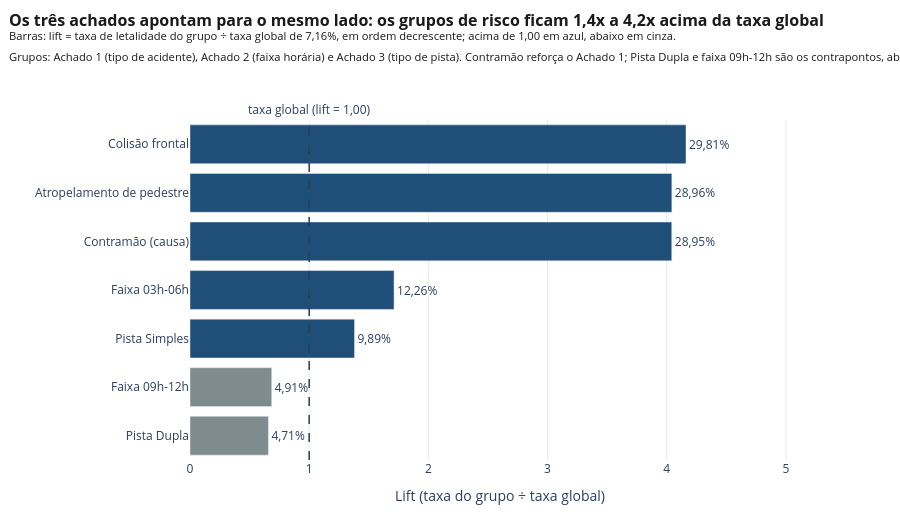

The cell this chart's notebook holds for it:
### Code cell
import plotly.graph_objects as go

NEUTRO = "#2c3e50"
ABAIXO = "#7f8c8d"
DESTAQUE = "#1f4e79"


def pct(valor, casas=2):
    # percentual no padrão brasileiro
    return f"{valor * 100:.{casas}f}%".replace(".", ",")


contramao = df[df["causa_acidente"] == "Transitar na contramão"]["acidente_fatal"].mean()

grupos = [
    ("Colisão frontal", a1_visivel.loc["Colisão frontal", "lift"],
     a1_visivel.loc["Colisão frontal", "taxa_letalidade"]),
    ("Atropelamento de pedestre", a1_visivel.loc["Atropelamento de Pedestre", "lift"],
     a1_visivel.loc["Atropelamento de Pedestre", "taxa_letalidade"]),
    ("Contramão (causa)", contramao / TAXA_GLOBAL, contramao),
    ("Faixa 03h-06h", a2.loc["03h-06h", "lift"], a2.loc["03h-06h", "taxa_letalidade"]),
    ("Pista Simples", a3.loc["Simples", "lift"], a3.loc["Simples", "taxa_letalidade"]),
    ("Pista Dupla", a3.loc["Dupla", "lift"], a3.loc["Dupla", "taxa_letalidade"]),
    ("Faixa 09h-12h", a2.loc["09h-12h", "lift"], a2.loc["09h-12h", "taxa_letalidade"]),
]
# ordena do maior para o menor lift: com o eixo revertido, a leitura fica de cima
# para baixo em ordem decrescente — os dois contrapontos caem naturalmente no fim.
grupos = sorted(grupos, key=lambda g: g[1], reverse=True)
nomes = [g[0] for g in grupos]
lifts = [g[1] for g in grupos]
taxas = [g[2] for g in grupos]

fig = go.Figure(go.Bar(
    x=lifts,
    y=nomes,
    orientation="h",
    marker_color=[DESTAQUE if l > 1 else ABAIXO for l in lifts],
    text=[pct(t) for t in taxas],
    textposition="outside",
    customdata=[[pct(t)] for t in taxas],
    hovertemplate="<b>%{y}</b><br>Taxa: %{customdata[0]}<br>Lift: %{x:.2f}<extra></extra>",
    name="Lift vs taxa global",
))
fig.add_vline(
    x=1.0, line_dash="dash", line_color=NEUTRO, line_width=1.5,
    annotation_text="taxa global (lift = 1,00)", annotation_position="top",
    layer="above",
)

fig.update_layout(
    title=dict(
        text="<b>Os três achados apontam para o mesmo lado: os grupos de risco ficam "
             "1,4x a 4,2x acima da taxa global</b>"
             "<br><sup>Barras: lift = taxa de letalidade do grupo ÷ taxa global de 7,16%, "
             "em ordem decrescente; acima de 1,00 em azul, abaixo em cinza."
             "<br>Grupos: Achado 1 (tipo de acidente), Achado 2 (faixa horária) e "
             "Achado 3 (tipo de pista). Contramão reforça o Achado 1; Pista Dupla e "
             "faixa 09h-12h são os contrapontos, abaixo de 1,00.</sup>",
        x=0.01, xanchor="left", y=0.95, yanchor="top", automargin=True,
        font=dict(size=16, color="#1a1a1a"),
    ),
    xaxis=dict(title="Lift (taxa do grupo ÷ taxa global)", gridcolor="#e8e8e8"),
    # categoryorder="trace" ancora a PRIMEIRA categoria do array na base do eixo; com o
    # array em ordem decrescente isso empurraria o maior lift para baixo. Reverter o eixo
    # devolve a leitura natural — maior lift no topo, menor lift na base.
    yaxis=dict(title="", automargin=True, autorange="reversed"),
    plot_bgcolor="white", height=520, margin=dict(l=10, r=90, t=120, b=60),
    legend=dict(orientation="h", y=-0.12, x=0),
)
fig.update_xaxes(range=[0, max(lifts) * 1.25])

assert min(lifts) < 1 < max(lifts)
print("resultados/: g4_sintese_achados.html")
fig.write_html(DIR_RESULTADOS / "g4_sintese_achados.html", include_plotlyjs=True)
fig.show()

### Figure 1 — Plotly figure (JSON) as saved in the notebook; plotly's stock layout.template omitted (floating-point values rounded to 4 significant figures)
{"data": [{"customdata": [["29,81%"], ["28,96%"], ["28,95%"], ["12,26%"], ["9,89%"], ["4,91%"], ["4,71%"]], "hovertemplate": "<b>%{y}</b><br>Taxa: %{customdata[0]}<br>Lift: %{x:.2f}<extra></extra>", "marker": {"color": ["#1f4e79", "#1f4e79", "#1f4e79", "#1f4e79", "#1f4e79", "#7f8c8d", "#7f8c8d"]}, "name": "Lift vs taxa global", "orientation": "h", "text": ["29,81%", "28,96%", "28,95%", "12,26%", "9,89%", "4,91%", "4,71%"], "textposition": "outside", "type": "bar", "x": [4.162, 4.043, 4.042, 1.712, 1.38, 0.6856, 0.6578], "y": ["Colisão frontal", "Atropelamento de pedestre", "Contramão (causa)", "Faixa 03h-06h", "Pista Simples", "Faixa 09h-12h", "Pista Dupla"]}], "layout": {"annotations": [{"showarrow": false, "text": "taxa global (lift = 1,00)", "x": 1.0, "xanchor": "center", "xref": "x", "y": 1, "yanchor": "bottom", "yref": "y domain"}], "height": 520, "legend": {"orientation": "h", "x": 0, "y": -0.12}, "margin": {"b": 60, "l": 10, "r": 90, "t": 120}, "plot_bgcolor": "white", "shapes": [{"layer": "above", "line": {"color": "#2c3e50", "dash": "dash", "width": 1.5}, "type": "line", "x0": 1.0, "x1": 1.0, "xref": "x", "y0": 0, "y1": 1, "yref": "y domain"}], "title": {"automargin": true, "font": {"color": "#1a1a1a", "size": 16}, "text": "<b>Os três achados apontam para o mesmo lado: os grupos de risco ficam 1,4x a 4,2x acima da taxa global</b><br><sup>Barras: lift = taxa de letalidade do grupo ÷ taxa global de 7,16%, em ordem decrescente; acima de 1,00 em azul, abaixo em cinza.<br>Grupos: Achado 1 (tipo de acidente), Achado 2 (faixa horária) e Achado 3 (tipo de pista). Contramão reforça o Achado 1; Pista Dupla e faixa 09h-12h são os contrapontos, abaixo de 1,00.</sup>", "x": 0.01, "xanchor": "left", "y": 0.95, "yanchor": "top"}, "xaxis": {"gridcolor": "#e8e8e8", "range": [0, 5.202], "title": {"text": "Lift (taxa do grupo ÷ taxa global)"}}, "yaxis": {"automargin": true, "autorange": "reversed", "title": {"text": ""}}}}
